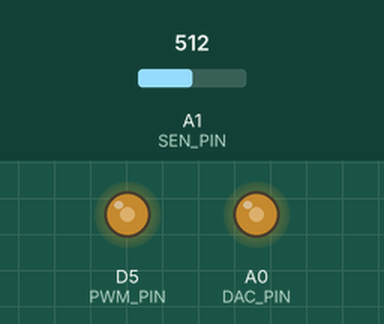
This sketch was run on a simulated Arduino Zero (SAMD21). Shown: output pins drawn as LEDs (lit = HIGH). Inputs (shaded band) come from the test bench; at power-on: A1 (SEN_PIN) = 512.

Above: at 1.2 s.
1.3 s: A1 (SEN_PIN) set to 716
At 1.8 s:
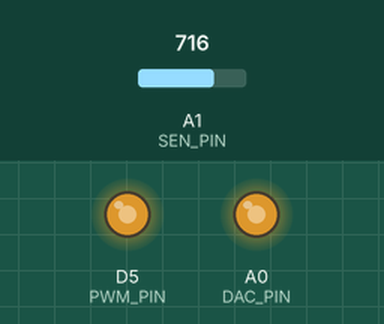
2.8 s: A1 (SEN_PIN) set to 900
At 4.0 s:
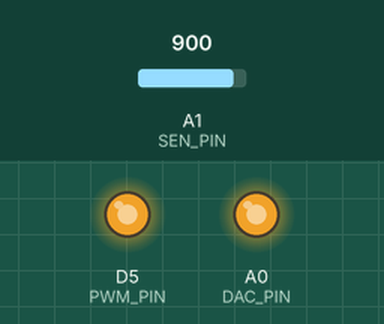
4.3 s: A1 (SEN_PIN) set to 122
At 5.3 s:
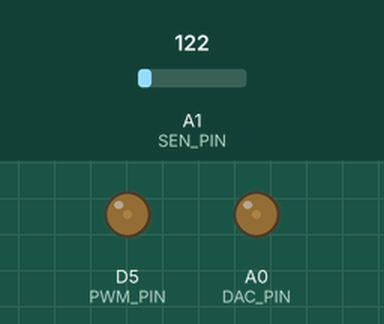
5.8 s: A1 (SEN_PIN) set to 0
At 6.4 s:
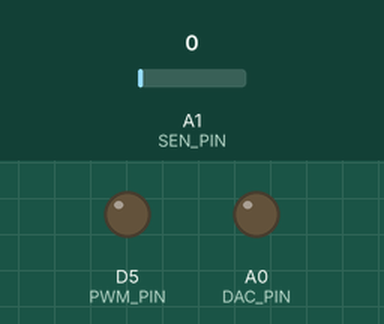
7.3 s: A1 (SEN_PIN) set to 511
At 7.6 s:
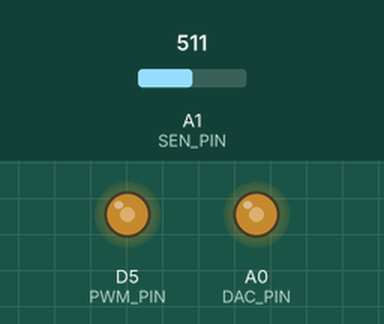
Timing chart, 0 to 9.8 s (numbered marks = the images above; inputs shaded):
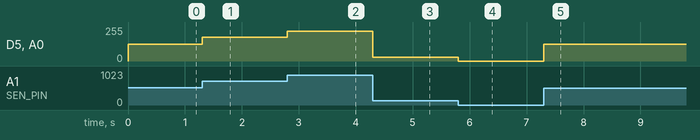

Measured:
- after the input at 1.3 s, D5 (PWM_PIN), A0 (DAC_PIN): 127/255 → 178/255 at once
- after the input at 2.8 s, D5 (PWM_PIN), A0 (DAC_PIN): 178/255 → 224/255 at once
- after the input at 4.3 s, D5 (PWM_PIN), A0 (DAC_PIN): 224/255 → 30/255 at once
- after the input at 5.8 s, D5 (PWM_PIN), A0 (DAC_PIN): 30/255 → 0/255 at once
- after the input at 7.3 s, D5 (PWM_PIN), A0 (DAC_PIN): 0/255 → 127/255 at once

The sketch:

AnalogOutput_DAC.ino
```cpp
#define SEN_PIN A1
#define DAC_PIN A0
#define PWM_PIN 5

int sensorValue = 0;

void setup() {
  pinMode(DAC_PIN, OUTPUT);
  pinMode(PWM_PIN, OUTPUT);
  pinMode(SEN_PIN, INPUT);
  analogWriteResolution(10);
}

void loop() {
  sensorValue = analogRead(SEN_PIN);
  analogWrite(A0, sensorValue);
  analogWrite(PWM_PIN, sensorValue);
}
```
